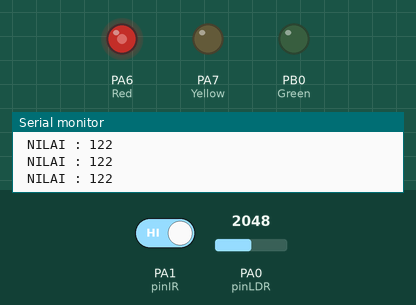
Simulated run of this sketch. Board: STM32 Blue Pill. Parts: output pins drawn as LEDs (lit = HIGH), the last lines printed to the serial monitor. Dashed ring = blinking. The inputs (shaded band) are chosen by the test bench; at power-on: PA1 (pinIR) HIGH, PA0 (pinLDR) = 2048.

Above: at 1.2 s.
1.3 s: PA1 (pinIR) driven LOW
At 1.75 s:
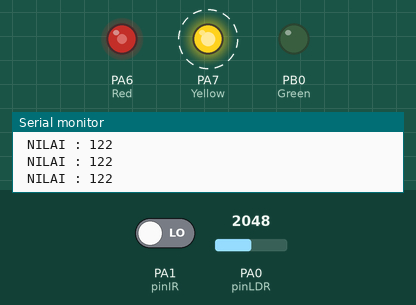
4.3 s: PA0 (pinLDR) set to 2866
At 4.95 s:
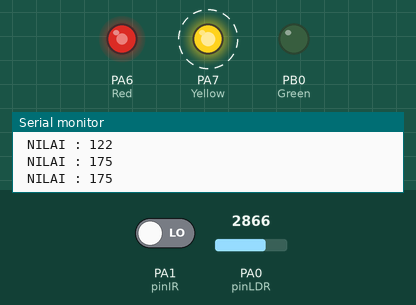
7.3 s: PA0 (pinLDR) set to 3603
At 8.15 s:
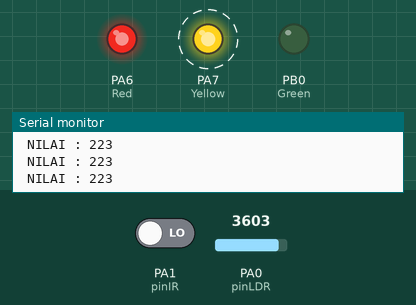
10.3 s: PA0 (pinLDR) set to 491
At 11.35 s:
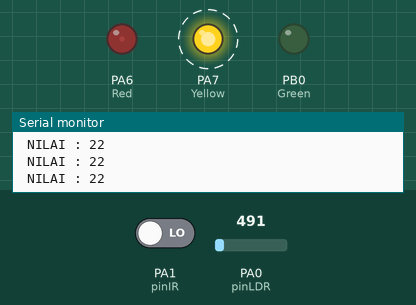
13.3 s: PA0 (pinLDR) set to 0
At 13.75 s:
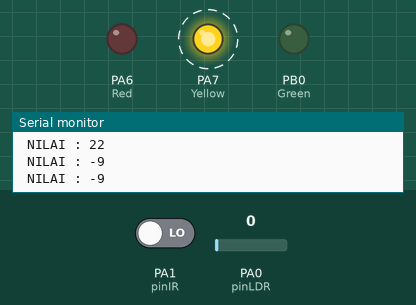
16.3 s: PA0 (pinLDR) set to 2047
At 16.96 s:
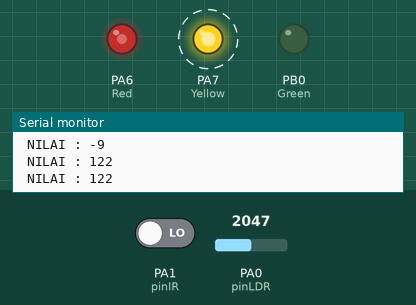
Timing chart, 0 to 20.3 s (numbered marks = the images above; inputs shaded):
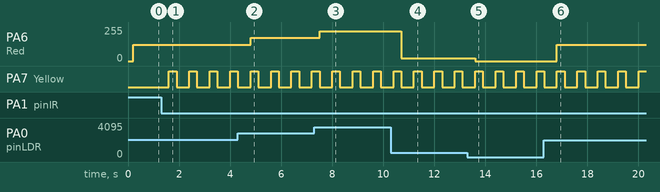

The sketch:

12._STM32_IR_LDR.ino
```cpp
int pinLDR = PA0;
int pinIR = PA1;
int kunci = 0;

int Red = PA6;
int Yellow = PA7;
int Green = PB0;

void setup() {

  Serial.begin(9600);
  pinMode(pinIR,INPUT);
  pinMode(pinLDR,INPUT);
  pinMode(Red,OUTPUT);
  pinMode(Yellow,OUTPUT);
  pinMode(Green,OUTPUT);

}

void loop() {
  // BACA DATA
  int bacaLDR=analogRead (pinLDR);
      bacaLDR=map (bacaLDR,149,4095,0,255);
  int bacaIR=digitalRead(pinIR);

    //PRINT TO SERIAL
    Serial.print( " NILAI : " );
    Serial.print(bacaLDR);
    Serial.println();
    delay(200);

    //LOGIKA
    analogWrite(Red,bacaLDR);

    if(bacaIR==0 and kunci==0)
    {
      digitalWrite(Yellow,HIGH);
      delay(100);
      kunci=1;
    }
    else
    if(bacaIR==0 and kunci==1)
    {
      digitalWrite(Yellow,LOW);
      delay(300);
      kunci=0;
    }
}
```

Measured:
- after the input at 1.3 s, PA7 (Yellow): alternates HIGH for 0.30 s and LOW for 0.50 s, starting after 0.30 s
- after the input at 4.3 s, PA6 (Red): 122/255 → 175/255 after 0.50 s
- after the input at 7.3 s, PA6 (Red): 175/255 → 223/255 after 0.21 s
- after the input at 10.3 s, PA6 (Red): 223/255 → 22/255 after 0.41 s
- after the input at 13.3 s, PA6 (Red): 22/255 → 0/255 after 0.31 s
- after the input at 16.3 s, PA6 (Red): 0/255 → 122/255 after 0.51 s
